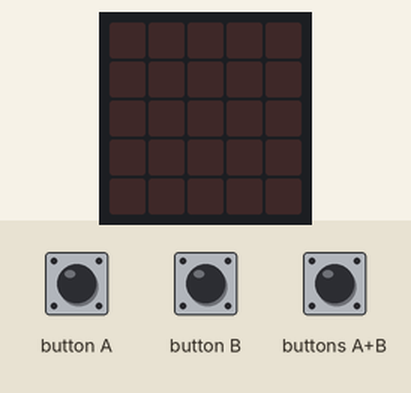
Recording of a program running on a simulated BBC micro:bit (MakeCode). Shown: the board's 5×5 LED display. The test bench sets the inputs (shaded band).

Above: at 1.2 s.
1.3 s: button A pressed for 0.15 s
At 1.8 s:
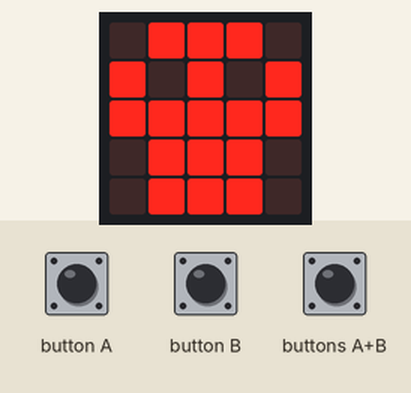
2.9 s: button B pressed for 0.15 s
At 4.2 s:
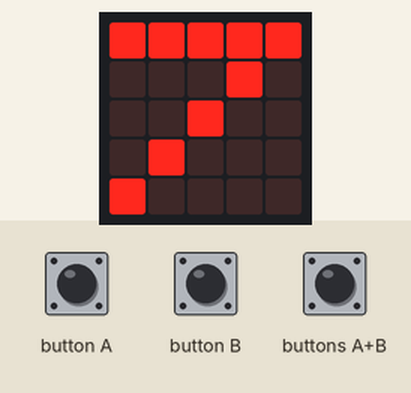
4.5 s: buttons A+B pressed for 0.15 s
At 5.5 s:
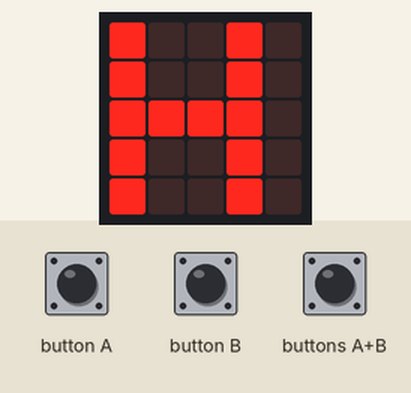
Timing chart, 0 to 7.5 s (numbered marks = the images above; inputs shaded):
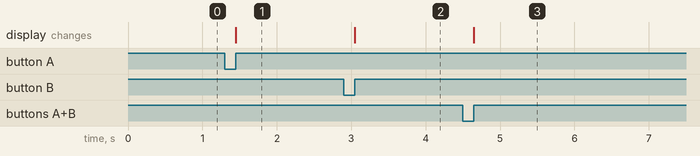

Measured:
- after the input at 1.3 s, the display: changes after 0.15 s (image 1)
- after the input at 2.9 s, the display: changes after 0.15 s (image 2)
- after the input at 4.5 s, the display: changes after 0.15 s (image 3)

The program:

main.ts
```typescript
input.onButtonPressed(Button.A, function () {
    basic.showIcon(IconNames.Skull)
})
input.onButtonPressed(Button.AB, function () {
    basic.showString("H")
})
input.onButtonPressed(Button.B, function () {
    basic.showNumber(7)
})
basic.forever(function () {

})
```

test.ts
```typescript
// testes vão aqui; isto não será compilado quando este pacote for usado como uma extensão.
```
